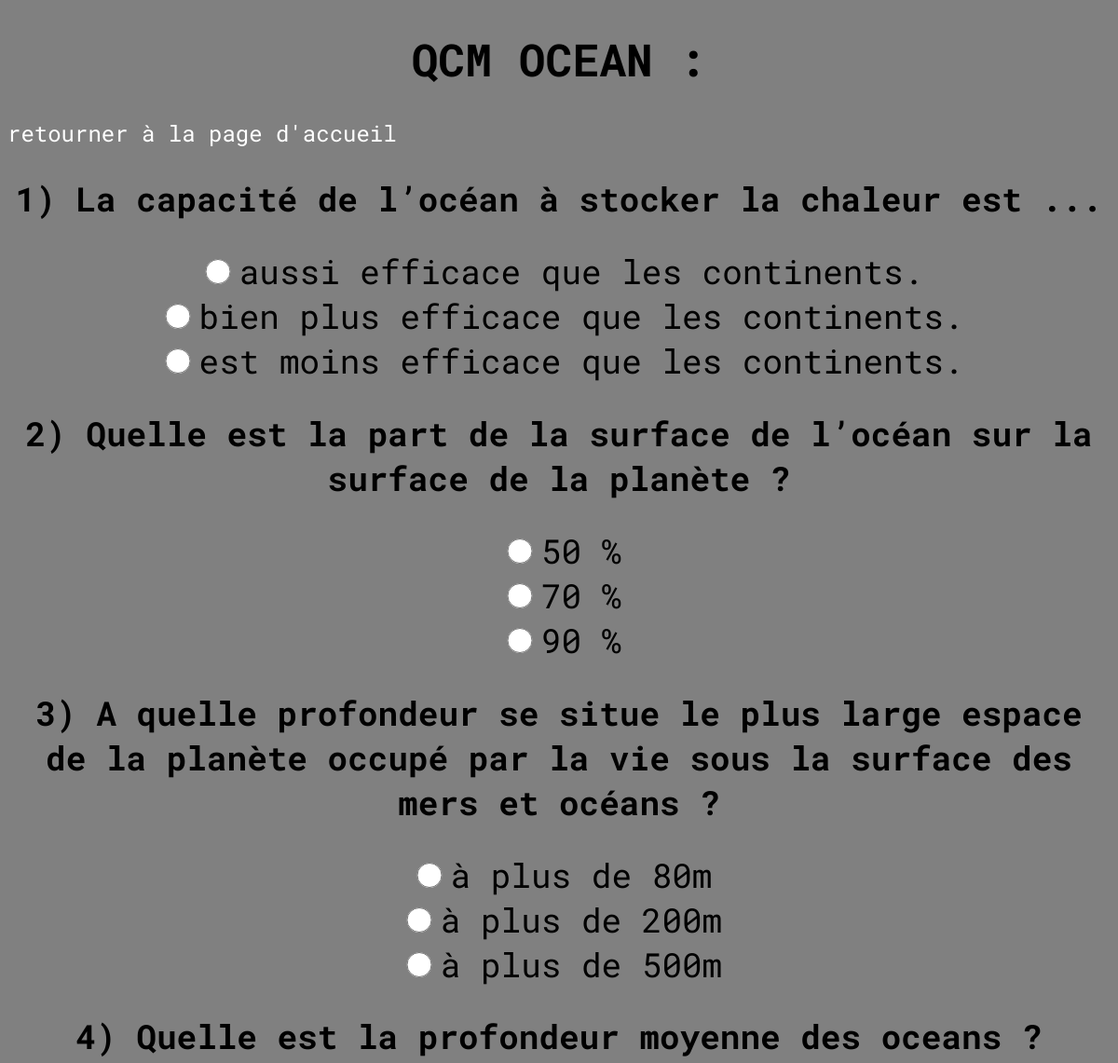
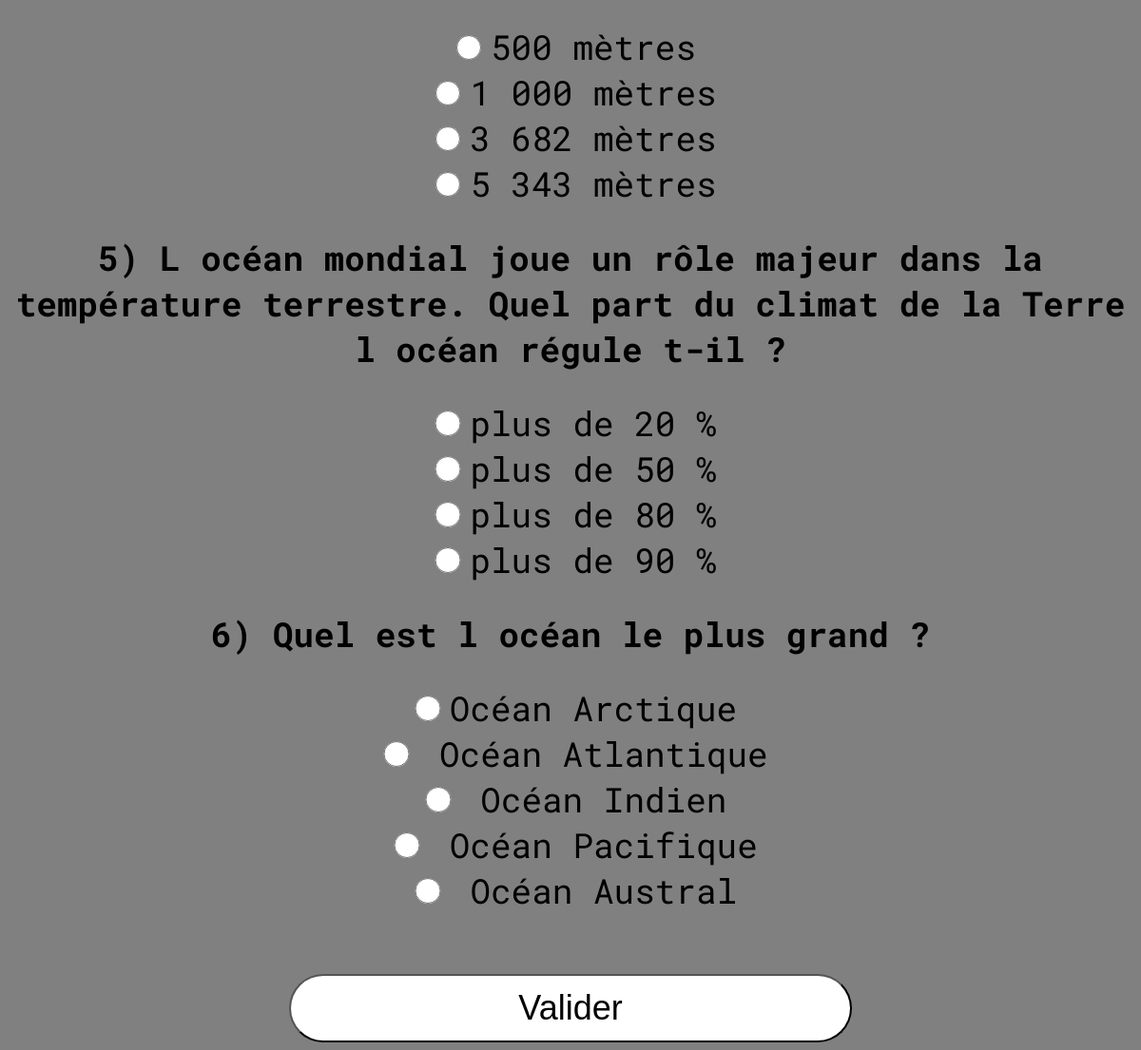
Page /quiz1.php on the committed database (2 pictures, top to bottom).
### tables this page shows
CREATE TABLE `QCM_Principal` (
  `id_question` int(11) NOT NULL,
  `question` varchar(200) NOT NULL,
  `réponses` text NOT NULL,
  `bonne_réponse` varchar(80) NOT NULL
);

### quiz1.php (the view, shortened to what this page needs)
<!DOCTYPE html>
<html lang="en">
<head>
<link rel="stylesheet" href="quiz.css">
</head>
<body>
    <h1>QCM OCEAN :</h1>
    <a href="index.php">retourner à la page d'accueil</a>
    <form method="POST" action="<?php echo $_SERVER['PHP_SELF'] ?>">
    <?php
         $pdo = connexpdo("competition");
         function afficherQuestions($pdo)
         {
             $requete = $pdo->prepare("SELECT * FROM QCM_Principal");
             $requete->execute();
             $idQuestion = 1;
             while ($result = $requete->fetch(PDO::FETCH_ASSOC))
             {
                 echo "<h2>$idQuestion) $result[question]</h2>";
                 $reponses = $result['réponses'];
                 $tab_reponses = explode(',',$reponses);
                foreach ( $tab_reponses as $r)
                {
                    echo "<div>";
                        echo "<input id='question$result[id_question]' type='radio' name='question$result[id_question]' value=\"$r\">";
                        echo "<label for='question$result[id_question]'>$r</label>";
                    echo "</div>";
                }
                $idQuestion++;
             }
             echo "<input type='submit' name='valider' value='Valider'>";
         }
         afficherQuestions($pdo);
        ?>
</form>
</body>
</html>

### quiz.css (style rules this page uses)
body { font-family: "Roboto Mono", monospace; font-optical-sizing: auto; font-size:1.5em; font-style: normal; scroll-behavior: smooth; background-color: gray; }
h1 { text-align:center; }
h2 { text-align: center; }
div { text-align: center; font-size: 1.5em; }
input[type=radio] { border: 0px; width: 3em; height: 2em; }
input[type=submit] { display: block; margin: auto; font-size: 1.5em; height: 2em; width: 50%; background-color: white; border-radius: 1em; ; }
a,a:active,a:hover { text-decoration: none; color:white; }

### rows in the picture
qcm_principal: question "La capacité de l’océan à stocker la chaleur est ...", réponses "aussi efficace que les continents.", réponses "bien plus efficace que les continents.", réponses "est moins efficace que les continents."
qcm_principal: question "Quelle est la part de la surface de l’océan sur la surface de la planète ?", réponses "50 %", réponses "70 %", réponses "90 %"
qcm_principal: question "A quelle profondeur se situe le plus large espace de la planète occupé par la vie sous la surface des mers et océans ?", réponses "à plus de 80m", réponses "à plus de 200m", réponses "à plus de 500m"
qcm_principal: question "Quelle est la profondeur moyenne des oceans ?", réponses "500 mètres", réponses "1 000 mètres", réponses "3 682 mètres", réponses "5 343 mètres"
qcm_principal: question "L océan mondial joue un rôle majeur dans la température terrestre. Quel part du climat de la Terre l océan régule t-il ?", réponses "plus de 20 %", réponses "plus de 50 %", réponses "plus de 80 %", réponses "plus de 90 %"
qcm_principal: question "Quel est l océan le plus grand ?", réponses "Océan Arctique", réponses "Océan Atlantique", réponses "Océan Indien", réponses "Océan Pacifique", réponses "Océan Austral"
